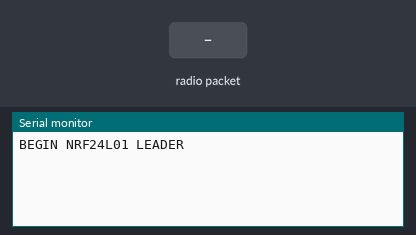
Recording of a sketch running on a simulated Arduino Uno, built with avr-gcc and run on an emulated ATmega328P. Shown: the last lines printed to the serial monitor. The test bench sets the inputs (shaded band). No radio packets arrive unless stated.

Above: at 1.2 s.
1.3 s: radio packet "1" arrives
At 2.5 s:
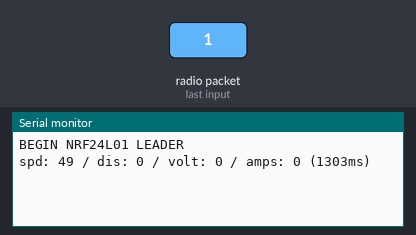
2.8 s: radio packet "0" arrives
At 3.8 s:
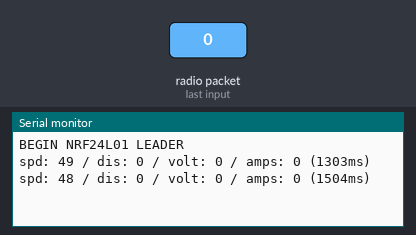
4.3 s: radio packet "2" arrives
At 5.2 s:
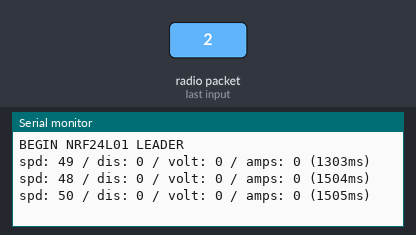

Measured:
- after the input at 1.3 s, the serial monitor: prints a new line at once (image 1)
- after the input at 2.8 s, the serial monitor: prints a new line at once (image 2)
- after the input at 4.3 s, the serial monitor: prints a new line at once (image 3)

The sketch:

XX_NRF24L01_02_leader.ino
```cpp
/**
 * NRF24L01 Leader
 * Sends instructions to follower and recieves response
 *
 * Pin Out
 * VCC - +5V
 * GND - GND
 * CE - 8
 * CSN - 10
 * SCK - 13
 * MOSI - 11
 * MISO - 12
 */

#include <RHReliableDatagram.h>
#include <SPI.h>
#include <RH_NRF24.h>

#define LEADER_ADDRESS 1
#define FOLLOWER_ADDRESS 2

const int RESPONSE_TIMEOUT = 100;
unsigned long prevMs = 0;

RH_NRF24 driver;
RHReliableDatagram nrf24(driver, LEADER_ADDRESS);

void setup() {
  Serial.begin(9600);

  if (!nrf24.init()) Serial.println("init failed");

  Serial.println("BEGIN NRF24L01 LEADER");
}

void loop() {
  // command to be sent
  uint8_t cmd[3];
  cmd[0] = 1; // direction
  cmd[1] = 255; // speed
  cmd[2] = 100; // duration

  // send the command
  if (nrf24.sendtoWait(cmd, sizeof(cmd), FOLLOWER_ADDRESS)) {
//    Serial.println("Command sent");
  } else {
//    Serial.println("Failed sending command");
  }

  // variable for holding response
  // expected structure: 0: speed, 1: distance, 2: voltage, 3: current
  uint8_t resp[RH_NRF24_MAX_MESSAGE_LEN];
  uint8_t respLen = sizeof(resp);
  uint8_t from;

  if (nrf24.recvfromAckTimeout(resp, &respLen, RESPONSE_TIMEOUT, &from)){
    Serial.print("spd: " + String(resp[0])); // Serial.print("spd: "); //
    Serial.print(" / dis: " + String(resp[1])); // Serial.print(" / dis: "); //
    Serial.print(" / volt: " + String(resp[2])); // Serial.print(" / volt: "); //
    Serial.print(" / amps: " + String(resp[3])); // Serial.println(" / amps: "); //
    Serial.println(" (" + String(millis() - prevMs) + "ms)");

    prevMs = millis();
  } else {
//    Serial.println("No response received");
  }
}
```
